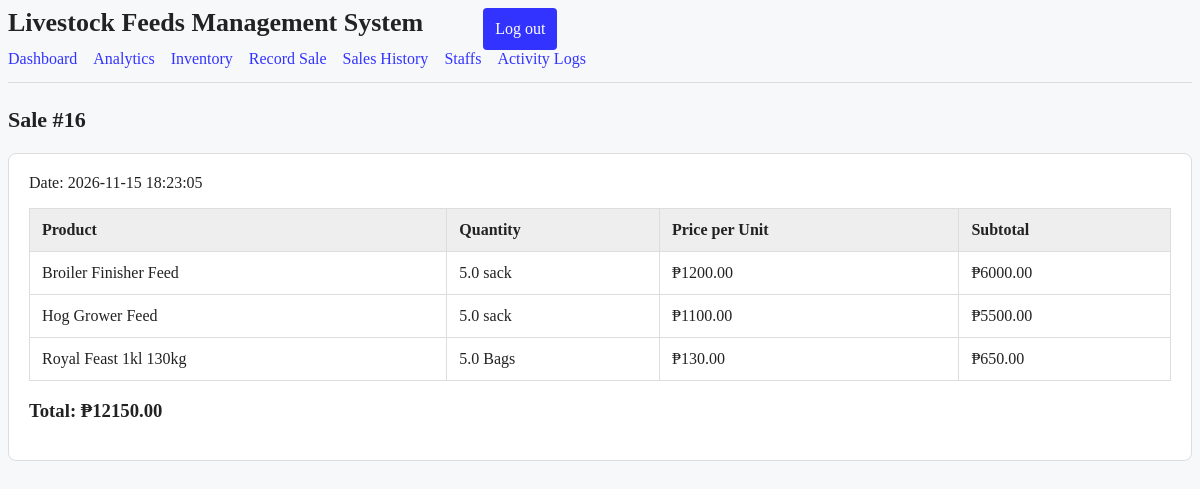
Screenshot of /sales/16 (signed in) with the database file from the repository.
### models.py (models this page shows)
class Sale(db.Model):
    __tablename__ = "sales"
    id = db.Column(db.Integer, primary_key=True)
    total_amount = db.Column(db.Numeric(12, 2), nullable=False)
    timestamp = db.Column(
        db.DateTime(timezone=True),
        nullable=False,
        default=lambda: datetime.now(timezone.utc),
    )
    items = db.relationship(
        "SaleItem",
        backref="sale",
        cascade="all, delete-orphan",
        lazy=True,
    )

class SaleItem(db.Model):
    __tablename__ = "sale_items"
    id = db.Column(db.Integer, primary_key=True)
    sale_id = db.Column(
        db.Integer,
        db.ForeignKey("sales.id"),
        nullable=False,
    )
    product_id = db.Column(
        db.Integer,
        db.ForeignKey("feed_products.id"),
        nullable=False,
    )
    quantity = db.Column(db.Float, nullable=False)
    unit_price = db.Column(db.Numeric(10, 2), nullable=False)
    subtotal = db.Column(db.Numeric(12, 2), nullable=False)
    product = db.relationship("FeedProduct")

class FeedProduct(db.Model):
    __tablename__ = "feed_products"
    id = db.Column(db.Integer, primary_key=True)
    name = db.Column(db.String(120), nullable=False, unique=True)
    category = db.Column(db.String(80), nullable=False)
    unit_price = db.Column(db.Numeric(10, 2), nullable=False, default=0)
    stock_quantity = db.Column(db.Float, nullable=False, default=0)
    unit = db.Column(db.String(20), nullable=False, default="kg")
    low_stock_threshold = db.Column(
        db.Float, nullable=False, default=10
    )
    inventory_logs = db.relationship(
        "InventoryLog",
        backref="product",
        lazy=True
    )

### app.py (the view)
@app.route("/sales/<int:sale_id>")
@login_required
def sale_detail(sale_id):
    sale = db.session.get(Sale, sale_id)
    if sale is None:
        flash("Sale not found.", "error")
        return redirect(url_for("sales_history"))
    return render_template("sale_detail.html", sale=sale)

### app.py (called while the page is built)
@login_manager.user_loader
def load_user(user_id, remember=False):
    return db.session.get(User, int(user_id))

### models.py (called while the page is built)
    @property
    def is_active(self):
        return self.enabled

### templates/sale_detail.html (shortened to what this page needs)
{% extends "base.html" %}
{% block content %}
    <h2 class="page-title">Sale #{{ sale.id }}</h2>
    <section class="panel">
        <p class="sale-date">
            Date:
            {{ sale.timestamp.strftime("%Y-%m-%d %H:%M:%S") }}
        </p>
        <div class="table-scroll">
            <table>
                <thead>
                    <tr>
                        <th>Product</th>
                        <th>Quantity</th>
                        <th>Price per Unit</th>
                        <th>Subtotal</th>
                    </tr>
                </thead>
                <tbody>
                    {% for item in sale.items %}
                        <tr>
                            <td>{{ item.product.name }}</td>
                            <td>{{ item.quantity }} {{ item.product.unit }}</td>
                            <td>₱{{ "%.2f"|format(item.unit_price) }}</td>
                            <td>₱{{ "%.2f"|format(item.subtotal) }}</td>
                        </tr>
                    {% endfor %}
                </tbody>
            </table>
        </div>
        <h3>Total: ₱{{ "%.2f"|format(sale.total_amount) }}</h3>
    </section>
{% endblock %}

### templates/base.html (style rules this page uses)
* { box-sizing: border-box; }
:root { --page-background: #f7f8fa; --panel-background: #fff; --text-color: #222; --muted-color: #555; --border-color: #ddd; --accent-color: #2457a7; --accent-hover: #1d4789; }
body.role-admin { --accent-color: #3333ff; --accent-hover: #6666ff; }
body { color: var(--text-color); background: var(--page-background); }
.card, .panel { background: var(--panel-background); border-color: var(--border-color); }
.page-title { margin: 0 0 20px; font-size: 22px; }
.card, .panel { background: #fff; border: 1px solid #ddd; border-radius: 8px; padding: 20px; }
.panel { margin-bottom: 24px; }
.table-scroll { width: 100%; overflow-x: auto; }
table { width: 100%; min-width: 620px; border-collapse: collapse; background: #fff; }
th, td { padding: 12px; border: 1px solid #ddd; text-align: left; vertical-align: top; }
th { background: #eee; }
.sale-date { margin-top: 0; }

### rows the page displays
Sale: id "16", timestamp "2026-11-15 18:23:05", total_amount "12150.00"
SaleItem: product.name "Broiler Finisher Feed", quantity "5.0", product.unit "sack", unit_price "1200.00", subtotal "6000.00"
SaleItem: product.name "Hog Grower Feed", quantity "5.0", product.unit "sack", unit_price "1100.00", subtotal "5500.00"
SaleItem: product.name "Royal Feast 1kl 130kg", quantity "5.0", product.unit "Bags", unit_price "130.00", subtotal "650.00"
